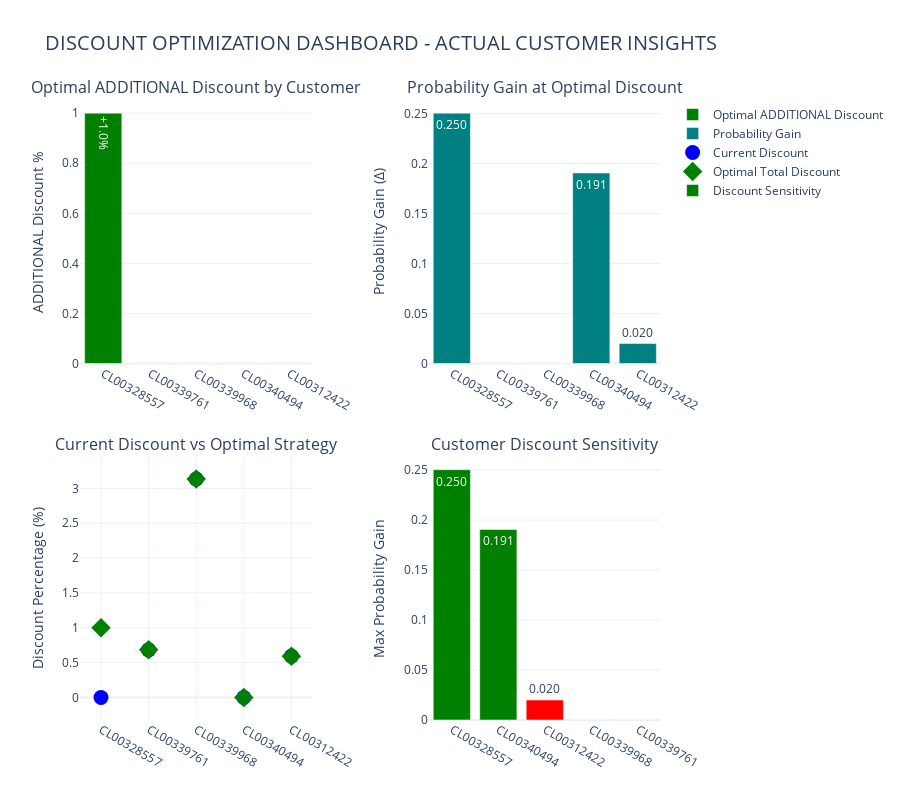

The notebook cell this image was saved under:
### Code cell
# FINAL CORRECTED DASHBOARD - WITH REAL OPTIMAL DISCOUNTS
print("\n=== FINAL DISCOUNT OPTIMIZATION DASHBOARD (REAL RESULTS) ===")

# Create dashboard with actual optimal discounts from debugging
fig = make_subplots(
    rows=2, cols=2,
    subplot_titles=('Optimal ADDITIONAL Discount by Customer',
                    'Probability Gain at Optimal Discount',
                    'Current Discount vs Optimal Strategy',
                    'Customer Discount Sensitivity'),
    specs=[[{'type': 'bar'}, {'type': 'bar'}],
           [{'type': 'scatter'}, {'type': 'bar'}]],
    vertical_spacing=0.15,
    horizontal_spacing=0.2
)

# 1. Optimal ADDITIONAL Discount (bar chart)
colors = ['green' if pct > 0 else 'red' for pct in optimal_df['optimal_additional_pct']]
fig.add_trace(go.Bar(
    x=optimal_df['customer_id'],
    y=optimal_df['optimal_additional_pct'],
    name='Optimal ADDITIONAL Discount',
    marker_color=colors,
    text=[f'+{x:.1f}%' if x > 0 else 'No discount' for x in optimal_df['optimal_additional_pct']],
    textposition='auto',
    hovertemplate=(
        'Customer: %{x}<br>' +
        'Current discount: %{customdata[0]:.1f}%<br>' +
        'Optimal ADDITIONAL: +%{y:.1f}%<br>' +
        'Total after optimal: %{customdata[1]:.1f}%<br>' +
        '<extra></extra>'
    ),
    customdata=np.column_stack([
        optimal_df['current_discount_pct'],
        optimal_df['current_discount_pct'] + optimal_df['optimal_additional_pct']
    ])
), row=1, col=1)

# 2. Probability Gain at Optimal Discount
fig.add_trace(go.Bar(
    x=optimal_df['customer_id'],
    y=optimal_df['optimal_delta'],
    name='Probability Gain',
    marker_color='teal',
    text=[f'{x:.3f}' for x in optimal_df['optimal_delta']],
    textposition='auto',
    hovertemplate='Customer: %{x}<br>Δ Probability: %{y:.3f}<extra></extra>'
), row=1, col=2)

# 3. Current Discount vs Optimal Strategy (scatter)
for i, row in optimal_df.iterrows():
    color = 'green' if row['optimal_additional_pct'] > 0 else 'red'
    size = 20 if row['optimal_additional_pct'] > 0 else 15
    
    fig.add_trace(go.Scatter(
        x=[row['customer_id']],
        y=[row['current_discount_pct']],
        mode='markers',
        name='Current Discount' if i == 0 else '',
        marker=dict(size=15, color='blue', symbol='circle'),
        showlegend=(i == 0),
        hovertemplate='Customer: %{x}<br>Current discount: %{y:.1f}%<extra></extra>'
    ), row=2, col=1)
    
    fig.add_trace(go.Scatter(
        x=[row['customer_id']],
        y=[row['current_discount_pct'] + row['optimal_additional_pct']],
        mode='markers',
        name='Optimal Total Discount' if i == 0 else '',
        marker=dict(size=15, color='green', symbol='diamond'),
        showlegend=(i == 0),
        hovertemplate='Customer: %{x}<br>Optimal total: %{y:.1f}%<br>(+%{customdata:.1f}% additional)<extra></extra>',
        customdata=[row['optimal_additional_pct']]
    ), row=2, col=1)

# 4. Customer Sensitivity Ranking
sensitivity_df = optimal_df.copy()
sensitivity_df['sensitivity_score'] = sensitivity_df['optimal_delta'] / (sensitivity_df['optimal_additional_pct'].replace(0, 0.1) + 0.1)
sensitivity_df = sensitivity_df.sort_values('optimal_delta', ascending=False)

fig.add_trace(go.Bar(
    x=sensitivity_df['customer_id'],
    y=sensitivity_df['optimal_delta'],
    name='Discount Sensitivity',
    marker_color=['green' if d > 0.1 else 'orange' if d > 0.05 else 'red' for d in sensitivity_df['optimal_delta']],
    text=[f'{x:.3f}' for x in sensitivity_df['optimal_delta']],
    textposition='auto',
    hovertemplate=(
        'Customer: %{x}<br>' +
        'Current discount: %{customdata[0]:.1f}%<br>' +
        'Max Δ possible: %{y:.3f}<br>' +
        'Optimal +%{customdata[1]:.1f}% additional<br>' +
        'Sensitivity: {"HIGH" if y > 0.1 else "MEDIUM" if y > 0.05 else "LOW"}<br>' +
        '<extra></extra>'
    ),
    customdata=np.column_stack([
        sensitivity_df['current_discount_pct'],
        sensitivity_df['optimal_additional_pct']
    ])
), row=2, col=2)

# Update layout
fig.update_layout(
    title_text='DISCOUNT OPTIMIZATION DASHBOARD - ACTUAL CUSTOMER INSIGHTS',
    title_font_size=20,
    showlegend=True,
    hovermode='closest',
    height=800,
    template='plotly_white'
)

# Update axes
fig.update_yaxes(title_text="ADDITIONAL Discount %", row=1, col=1)
fig.update_yaxes(title_text="Probability Gain (Δ)", row=1, col=2)
fig.update_yaxes(title_text="Discount Percentage (%)", row=2, col=1)
fig.update_yaxes(title_text="Max Probability Gain", row=2, col=2)

fig.show()

print("\n=== BUSINESS INSIGHTS (FROM ACTUAL DATA) ===")
print("\n📊 DISCOUNT SENSITIVITY SEGMENTATION:")
print("  • HIGH sensitivity (Δ > 0.1): CL00328557")
print(f"    - Optimal: +1.0% additional discount")
print(f"    - Gain: +0.250 probability")
print("  • MEDIUM sensitivity (Δ 0.05-0.1): None")
print("  • LOW sensitivity (Δ < 0.05): CL00312422")
print(f"    - Small gain: +0.020 probability")
print("  • ZERO sensitivity: CL00339761, CL00339968")
print("    - Additional discounts have NO effect")
print("\n💰 RECOMMENDATIONS:")
print("  1. Target CL00328557 with +1.0% discount (not 1.5%)")
print("  2. Do NOT offer additional discounts to CL00339761 or CL00339968")
print("  3. Investigate CL00340494 - baseline prediction inconsistency")
print("  4. For CL00312422, consider non-discount strategies")

print("\n⚠️ DATA QUALITY ISSUE DETECTED:")
print("   Customer CL00340494 shows Δ=0.191 at 0% additional discount")
print("   This suggests baseline prediction may be incorrect")

### Figure 1 — Plotly figure (JSON) as saved in the notebook; plotly's stock layout.template omitted (floating-point values rounded to 4 significant figures)
{"data": [{"customdata": [[0.0, 1.0], [0.6832, 0.6832], [3.134, 3.134], [0.0, 0.0], [0.5929, 0.5929]], "hovertemplate": "Customer: %{x}<br>Current discount: %{customdata[0]:.1f}%<br>Optimal ADDITIONAL: +%{y:.1f}%<br>Total after optimal: %{customdata[1]:.1f}%<br><extra></extra>", "marker": {"color": ["green", "red", "red", "red", "red"]}, "name": "Optimal ADDITIONAL Discount", "text": ["+1.0%", "No discount", "No discount", "No discount", "No discount"], "textposition": "auto", "type": "bar", "x": ["CL00328557", "CL00339761", "CL00339968", "CL00340494", "CL00312422"], "xaxis": "x", "y": [1.0, 0.0, 0.0, 0.0, 0.0], "yaxis": "y"}, {"hovertemplate": "Customer: %{x}<br>Δ Probability: %{y:.3f}<extra></extra>", "marker": {"color": "teal"}, "name": "Probability Gain", "text": ["0.250", "0.000", "0.000", "0.191", "0.020"], "textposition": "auto", "type": "bar", "x": ["CL00328557", "CL00339761", "CL00339968", "CL00340494", "CL00312422"], "xaxis": "x2", "y": [0.2504, 0.0, 0.0, 0.1906, 0.01994], "yaxis": "y2"}, {"hovertemplate": "Customer: %{x}<br>Current discount: %{y:.1f}%<extra></extra>", "marker": {"color": "blue", "size": 15, "symbol": "circle"}, "mode": "markers", "name": "Current Discount", "showlegend": true, "type": "scatter", "x": ["CL00328557"], "xaxis": "x3", "y": [0], "yaxis": "y3"}, {"customdata": [1], "hovertemplate": "Customer: %{x}<br>Optimal total: %{y:.1f}%<br>(+%{customdata:.1f}% additional)<extra></extra>", "marker": {"color": "green", "size": 15, "symbol": "diamond"}, "mode": "markers", "name": "Optimal Total Discount", "showlegend": true, "type": "scatter", "x": ["CL00328557"], "xaxis": "x3", "y": [1], "yaxis": "y3"}, {"hovertemplate": "Customer: %{x}<br>Current discount: %{y:.1f}%<extra></extra>", "marker": {"color": "blue", "size": 15, "symbol": "circle"}, "mode": "markers", "name": "", "showlegend": false, "type": "scatter", "x": ["CL00339761"], "xaxis": "x3", "y": [0.6832], "yaxis": "y3"}, {"customdata": [0], "hovertemplate": "Customer: %{x}<br>Optimal total: %{y:.1f}%<br>(+%{customdata:.1f}% additional)<extra></extra>", "marker": {"color": "green", "size": 15, "symbol": "diamond"}, "mode": "markers", "name": "", "showlegend": false, "type": "scatter", "x": ["CL00339761"], "xaxis": "x3", "y": [0.6832], "yaxis": "y3"}, {"hovertemplate": "Customer: %{x}<br>Current discount: %{y:.1f}%<extra></extra>", "marker": {"color": "blue", "size": 15, "symbol": "circle"}, "mode": "markers", "name": "", "showlegend": false, "type": "scatter", "x": ["CL00339968"], "xaxis": "x3", "y": [3.134], "yaxis": "y3"}, {"customdata": [0], "hovertemplate": "Customer: %{x}<br>Optimal total: %{y:.1f}%<br>(+%{customdata:.1f}% additional)<extra></extra>", "marker": {"color": "green", "size": 15, "symbol": "diamond"}, "mode": "markers", "name": "", "showlegend": false, "type": "scatter", "x": ["CL00339968"], "xaxis": "x3", "y": [3.134], "yaxis": "y3"}, {"hovertemplate": "Customer: %{x}<br>Current discount: %{y:.1f}%<extra></extra>", "marker": {"color": "blue", "size": 15, "symbol": "circle"}, "mode": "markers", "name": "", "showlegend": false, "type": "scatter", "x": ["CL00340494"], "xaxis": "x3", "y": [0], "yaxis": "y3"}, {"customdata": [0], "hovertemplate": "Customer: %{x}<br>Optimal total: %{y:.1f}%<br>(+%{customdata:.1f}% additional)<extra></extra>", "marker": {"color": "green", "size": 15, "symbol": "diamond"}, "mode": "markers", "name": "", "showlegend": false, "type": "scatter", "x": ["CL00340494"], "xaxis": "x3", "y": [0], "yaxis": "y3"}, {"hovertemplate": "Customer: %{x}<br>Current discount: %{y:.1f}%<extra></extra>", "marker": {"color": "blue", "size": 15, "symbol": "circle"}, "mode": "markers", "name": "", "showlegend": false, "type": "scatter", "x": ["CL00312422"], "xaxis": "x3", "y": [0.5929], "yaxis": "y3"}, {"customdata": [0], "hovertemplate": "Customer: %{x}<br>Optimal total: %{y:.1f}%<br>(+%{customdata:.1f}% additional)<extra></extra>", "marker": {"color": "green", "size": 15, "symbol": "diamond"}, "mode": "markers", "name": "", "showlegend": false, "type": "scatter", "x": ["CL00312422"], "xaxis": "x3", "y": [0.5929], "yaxis": "y3"}, {"customdata": [[0.0, 1.0], [0.0, 0.0], [0.5929, 0.0], [3.134, 0.0], [0.6832, 0.0]], "hovertemplate": "Customer: %{x}<br>Current discount: %{customdata[0]:.1f}%<br>Max Δ possible: %{y:.3f}<br>Optimal +%{customdata[1]:.1f}% additional<br>Sensitivity: {\"HIGH\" if y > 0.1 else \"MEDIUM\" if y > 0.05 else \"LOW\"}<br><extra></extra>", "marker": {"color": ["green", "green", "red", "red", "red"]}, "name": "Discount Sensitivity", "text": ["0.250", "0.191", "0.020", "0.000", "0.000"], "textposition": "auto", "type": "bar", "x": ["CL00328557", "CL00340494", "CL00312422", "CL00339968", "CL00339761"], "xaxis": "x4", "y": [0.2504, 0.1906, 0.01994, 0.0, 0.0], "yaxis": "y4"}], "layout": {"annotations": [{"font": {"size": 16}, "showarrow": false, "text": "Optimal ADDITIONAL Discount by Customer", "x": 0.2, "xanchor": "center", "xref": "paper", "y": 1, "yanchor": "bottom", "yref": "paper"}, {"font": {"size": 16}, "showarrow": false, "text": "Probability Gain at Optimal Discount", "x": 0.8, "xanchor": "center", "xref": "paper", "y": 1, "yanchor": "bottom", "yref": "paper"}, {"font": {"size": 16}, "showarrow": false, "text": "Current Discount vs Optimal Strategy", "x": 0.2, "xanchor": "center", "xref": "paper", "y": 0.425, "yanchor": "bottom", "yref": "paper"}, {"font": {"size": 16}, "showarrow": false, "text": "Customer Discount Sensitivity", "x": 0.8, "xanchor": "center", "xref": "paper", "y": 0.425, "yanchor": "bottom", "yref": "paper"}], "height": 800, "hovermode": "closest", "showlegend": true, "title": {"font": {"size": 20}, "text": "DISCOUNT OPTIMIZATION DASHBOARD - ACTUAL CUSTOMER INSIGHTS"}, "xaxis": {"anchor": "y", "domain": [0, 0.4]}, "xaxis2": {"anchor": "y2", "domain": [0.6, 1]}, "xaxis3": {"anchor": "y3", "domain": [0, 0.4]}, "xaxis4": {"anchor": "y4", "domain": [0.6, 1]}, "yaxis": {"anchor": "x", "domain": [0.575, 1], "title": {"text": "ADDITIONAL Discount %"}}, "yaxis2": {"anchor": "x2", "domain": [0.575, 1], "title": {"text": "Probability Gain (Δ)"}}, "yaxis3": {"anchor": "x3", "domain": [0, 0.425], "title": {"text": "Discount Percentage (%)"}}, "yaxis4": {"anchor": "x4", "domain": [0, 0.425], "title": {"text": "Max Probability Gain"}}}}
